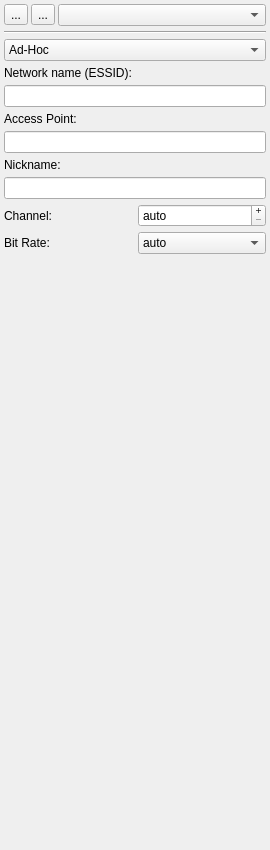
<ui version="4.0" >
 <class>WirelessBase</class>
 <widget class="QWidget" name="WirelessBase" >
  <property name="geometry" >
   <rect>
    <x>0</x>
    <y>0</y>
    <width>270</width>
    <height>850</height>
   </rect>
  </property>
  <property name="windowTitle" >
   <string>Form</string>
  </property>
  <layout class="QVBoxLayout" >
   <property name="margin" >
    <number>4</number>
   </property>
   <property name="spacing" >
    <number>5</number>
   </property>
   <item>
    <layout class="QHBoxLayout" >
     <property name="margin" >
      <number>0</number>
     </property>
     <property name="spacing" >
      <number>3</number>
     </property>
     <item>
      <widget class="QToolButton" name="newButton" >
       <property name="text" >
        <string>...</string>
       </property>
      </widget>
     </item>
     <item>
      <widget class="QToolButton" name="delButton" >
       <property name="text" >
        <string>...</string>
       </property>
      </widget>
     </item>
     <item>
      <widget class="QComboBox" name="netSelector" />
     </item>
    </layout>
   </item>
   <item>
    <widget class="Line" name="line_2" >
     <property name="orientation" >
      <enum>Qt::Horizontal</enum>
     </property>
    </widget>
   </item>
   <item>
    <widget class="QFrame" name="advanced_frame" >
     <property name="frameShape" >
      <enum>QFrame::NoFrame</enum>
     </property>
     <property name="frameShadow" >
      <enum>QFrame::Plain</enum>
     </property>
     <layout class="QVBoxLayout" >
      <property name="margin" >
       <number>0</number>
      </property>
      <property name="spacing" >
       <number>5</number>
      </property>
      <item>
       <widget class="QComboBox" name="mode" >
        <property name="sizePolicy" >
         <sizepolicy>
          <hsizetype>5</hsizetype>
          <vsizetype>0</vsizetype>
          <horstretch>0</horstretch>
          <verstretch>0</verstretch>
         </sizepolicy>
        </property>
        <item>
         <property name="text" >
          <string>Ad-Hoc</string>
         </property>
        </item>
        <item>
         <property name="text" >
          <string>Managed</string>
         </property>
        </item>
        <item>
         <property name="text" >
          <string>Master</string>
         </property>
        </item>
       </widget>
      </item>
      <item>
       <widget class="QLabel" name="essid_label" >
        <property name="sizePolicy" >
         <sizepolicy>
          <hsizetype>5</hsizetype>
          <vsizetype>1</vsizetype>
          <horstretch>0</horstretch>
          <verstretch>0</verstretch>
         </sizepolicy>
        </property>
        <property name="text" >
         <string>Network name (ESSID):</string>
        </property>
        <property name="wordWrap" >
         <bool>true</bool>
        </property>
        <property name="buddy" >
         <cstring>essid</cstring>
        </property>
       </widget>
      </item>
      <item>
       <widget class="QLineEdit" name="essid" />
      </item>
      <item>
       <widget class="QLabel" name="ap_label" >
        <property name="sizePolicy" >
         <sizepolicy>
          <hsizetype>5</hsizetype>
          <vsizetype>1</vsizetype>
          <horstretch>0</horstretch>
          <verstretch>0</verstretch>
         </sizepolicy>
        </property>
        <property name="text" >
         <string>Access Point:</string>
        </property>
        <property name="wordWrap" >
         <bool>true</bool>
        </property>
        <property name="buddy" >
         <cstring>ap</cstring>
        </property>
       </widget>
      </item>
      <item>
       <widget class="QLineEdit" name="ap" />
      </item>
      <item>
       <widget class="QLabel" name="nickname_label" >
        <property name="sizePolicy" >
         <sizepolicy>
          <hsizetype>5</hsizetype>
          <vsizetype>1</vsizetype>
          <horstretch>0</horstretch>
          <verstretch>0</verstretch>
         </sizepolicy>
        </property>
        <property name="text" >
         <string>Nickname:</string>
        </property>
        <property name="wordWrap" >
         <bool>true</bool>
        </property>
        <property name="buddy" >
         <cstring>nickname</cstring>
        </property>
       </widget>
      </item>
      <item>
       <widget class="QLineEdit" name="nickname" />
      </item>
      <item>
       <layout class="QHBoxLayout" >
        <property name="margin" >
         <number>0</number>
        </property>
        <property name="spacing" >
         <number>6</number>
        </property>
        <item>
         <widget class="QLabel" name="channel_label" >
          <property name="text" >
           <string>Channel:</string>
          </property>
          <property name="buddy" >
           <cstring>channel</cstring>
          </property>
         </widget>
        </item>
        <item>
         <widget class="QSpinBox" name="channel" >
          <property name="sizePolicy" >
           <sizepolicy>
            <hsizetype>5</hsizetype>
            <vsizetype>0</vsizetype>
            <horstretch>0</horstretch>
            <verstretch>0</verstretch>
           </sizepolicy>
          </property>
          <property name="buttonSymbols" >
           <enum>QAbstractSpinBox::PlusMinus</enum>
          </property>
          <property name="specialValueText" >
           <string>auto</string>
          </property>
          <property name="maximum" >
           <number>14</number>
          </property>
          <property name="minimum" >
           <number>0</number>
          </property>
         </widget>
        </item>
       </layout>
      </item>
      <item>
       <layout class="QHBoxLayout" >
        <property name="margin" >
         <number>0</number>
        </property>
        <property name="spacing" >
         <number>5</number>
        </property>
        <item>
         <widget class="QLabel" name="bitrate_label" >
          <property name="text" >
           <string>Bit Rate:</string>
          </property>
          <property name="buddy" >
           <cstring>bitrate</cstring>
          </property>
         </widget>
        </item>
        <item>
         <widget class="QComboBox" name="bitrate" >
          <property name="sizePolicy" >
           <sizepolicy>
            <hsizetype>5</hsizetype>
            <vsizetype>0</vsizetype>
            <horstretch>0</horstretch>
            <verstretch>0</verstretch>
           </sizepolicy>
          </property>
          <item>
           <property name="text" >
            <string>auto</string>
           </property>
          </item>
          <item>
           <property name="text" >
            <string>54</string>
           </property>
          </item>
          <item>
           <property name="text" >
            <string>48</string>
           </property>
          </item>
          <item>
           <property name="text" >
            <string>36</string>
           </property>
          </item>
          <item>
           <property name="text" >
            <string>24</string>
           </property>
          </item>
          <item>
           <property name="text" >
            <string>18</string>
           </property>
          </item>
          <item>
           <property name="text" >
            <string>12</string>
           </property>
          </item>
          <item>
           <property name="text" >
            <string>11</string>
           </property>
          </item>
          <item>
           <property name="text" >
            <string>9</string>
           </property>
          </item>
          <item>
           <property name="text" >
            <string>6</string>
           </property>
          </item>
          <item>
           <property name="text" >
            <string>5.5</string>
           </property>
          </item>
          <item>
           <property name="text" >
            <string>2</string>
           </property>
          </item>
          <item>
           <property name="text" >
            <string>1</string>
           </property>
          </item>
         </widget>
        </item>
       </layout>
      </item>
     </layout>
    </widget>
   </item>
   <item>
    <spacer>
     <property name="orientation" >
      <enum>Qt::Vertical</enum>
     </property>
     <property name="sizeHint" >
      <size>
       <width>16</width>
       <height>535</height>
      </size>
     </property>
    </spacer>
   </item>
  </layout>
 </widget>
 <tabstops>
  <tabstop>netSelector</tabstop>
  <tabstop>mode</tabstop>
  <tabstop>essid</tabstop>
  <tabstop>ap</tabstop>
  <tabstop>nickname</tabstop>
  <tabstop>channel</tabstop>
  <tabstop>bitrate</tabstop>
  <tabstop>newButton</tabstop>
  <tabstop>delButton</tabstop>
 </tabstops>
 <resources/>
 <connections/>
</ui>
